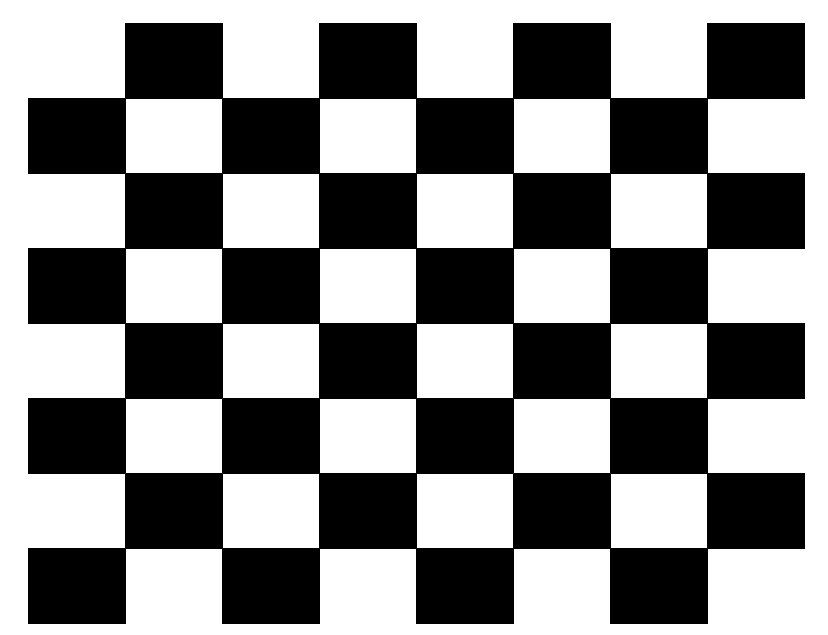
#> input picture Lab06/image/lab06_chess.jpg, 828 x 635 px
$ jupyter execute Lab06.ipynb   (shell and % lines are left out)   (older library calls are emulated)
#> lines starting #> are read from the running program, lines starting #| are printed output that depends on the picture
[cell 1]
from google.colab import drive
drive.mount('/content/drive')

[cell 2]
import os


os.chdir('/content/drive/MyDrive/PR202010770/Lab06')

# 06. 해리스 코너 검출

[cell 3]
import cv2
import numpy as np
import matplotlib.pyplot as plt
from google.colab.patches import cv2_imshow

# 이미지 로드
image = cv2.imread('image/lab06_chess.jpg', cv2.IMREAD_GRAYSCALE)
#> image is the input picture: shape (635, 828); min 0, max 255, mean 139.4

cv2_imshow(image)

# Custom 구현

[cell 4]
# Sobel 필터를 이용해 x축과 y축 방향의 그래디언트 계산
sobel_x = cv2.Sobel(image, cv2.CV_64F, 1, 0, ksize=3)
sobel_y = cv2.Sobel(image, cv2.CV_64F, 0, 1, ksize=3)

plt.imshow(sobel_x)
plt.colorbar()
plt.title('Sobel X')
plt.show()

plt.imshow(sobel_y)
plt.colorbar()
plt.title('Sobel Y')
plt.show()

[cell 5]
# 행렬의 요소 계산
Ixx = sobel_x ** 2
Iyy = sobel_y ** 2
Ixy = sobel_x * sobel_y
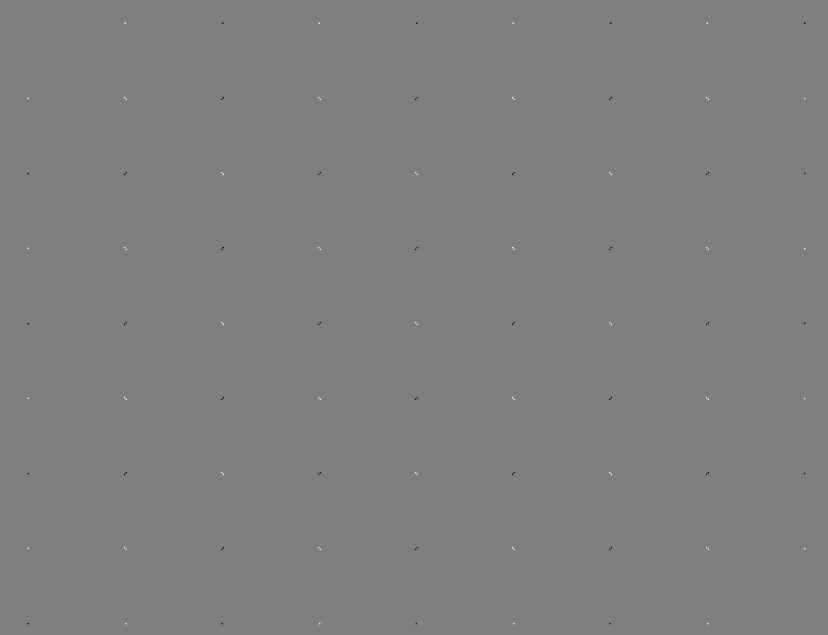
#> Ixy: shape (635, 828) float64; min -585225, max 585225, mean 7.7; drawn with min black and max white

plt.imshow(Ixx)
plt.title('Ixx')
plt.colorbar()
plt.show()

plt.imshow(Iyy)
plt.title('Iyy')
plt.colorbar()
plt.show()

plt.imshow(Ixy)
plt.title('Ixy')
plt.colorbar()
plt.show()

[cell 6]
# 가우시안 블러를 적용하여 각 요소들을 부드럽게 처리
Ixx = cv2.GaussianBlur(Ixx, (3, 3), sigmaX=1)
Iyy = cv2.GaussianBlur(Iyy, (3, 3), sigmaX=1)
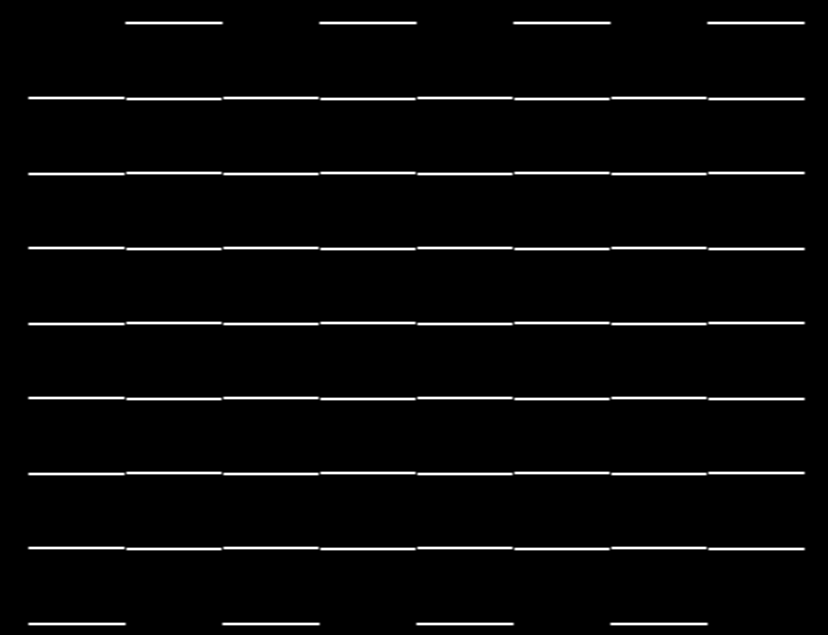
#> Iyy: shape (635, 828) float64; min 0, max 755259.7, mean 24231.4; drawn with min black and max white
Ixy = cv2.GaussianBlur(Ixy, (3, 3), sigmaX=1)

plt.imshow(Ixx)
plt.title('Ixx')
plt.colorbar()
plt.show()

plt.imshow(Iyy)
plt.title('Iyy')
plt.colorbar()
plt.show()

plt.imshow(Ixy)
plt.title('Ixy')
plt.colorbar()
plt.show()

[cell 7]
# 행렬의 행렬식과 대각합 계산
det_M = Ixx * Iyy - Ixy ** 2
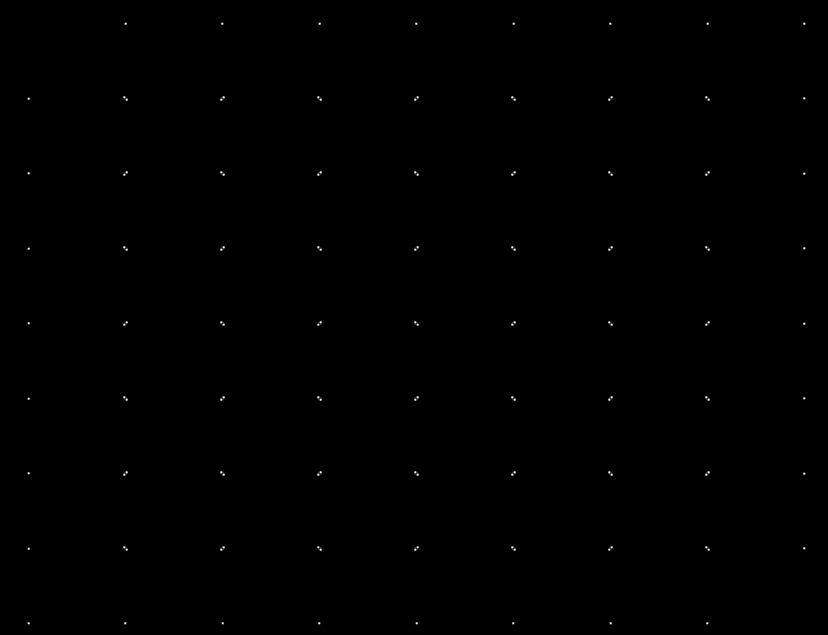
#> det_M: shape (635, 828) float64; min 0, max 1.4e+11, mean 140967106; drawn with min black and max white
trace_M = Ixx + Iyy
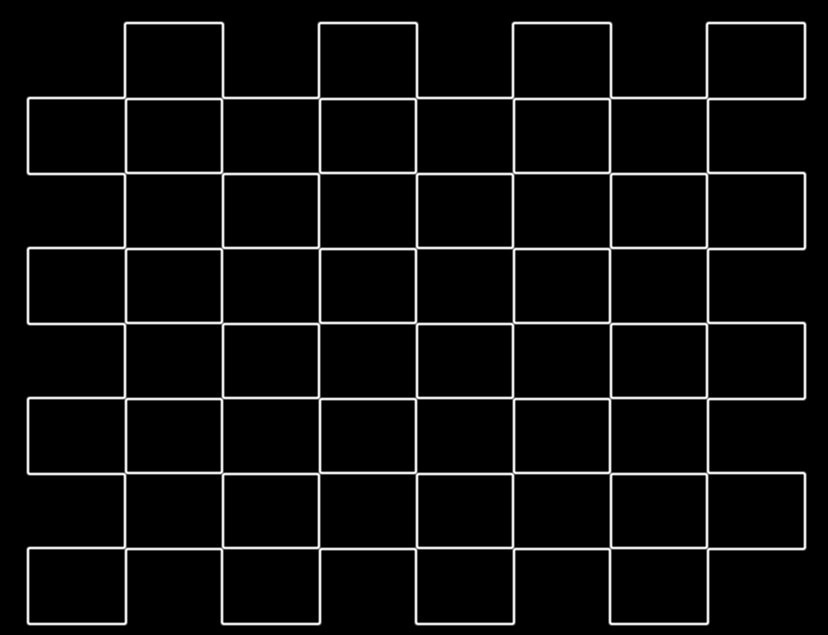
#> trace_M: shape (635, 828) float64; min 0, max 823792.3, mean 42890.6; drawn with min black and max white

plt.imshow(det_M)
plt.title('det_M')
plt.colorbar()
plt.show()
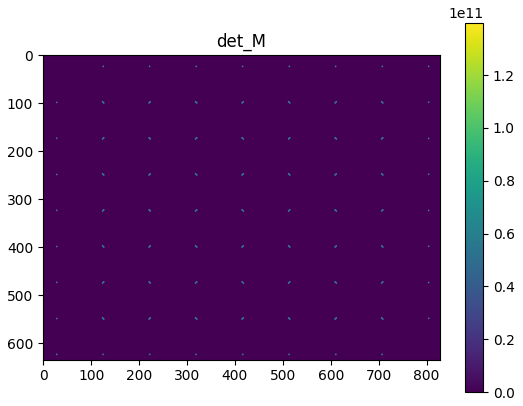
#> figure drawn by matplotlib, 2 panels

plt.imshow(trace_M)
plt.title('trace_M')
plt.colorbar()
plt.show()
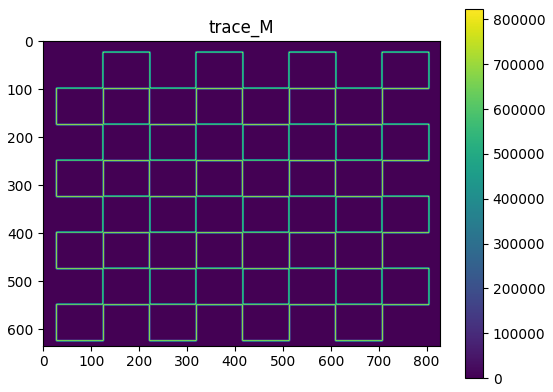
#> figure drawn by matplotlib, 2 panels

[cell 8]
# 해리스 응답 값 R 계산
k = 0.04
R = det_M - k * (trace_M ** 2)
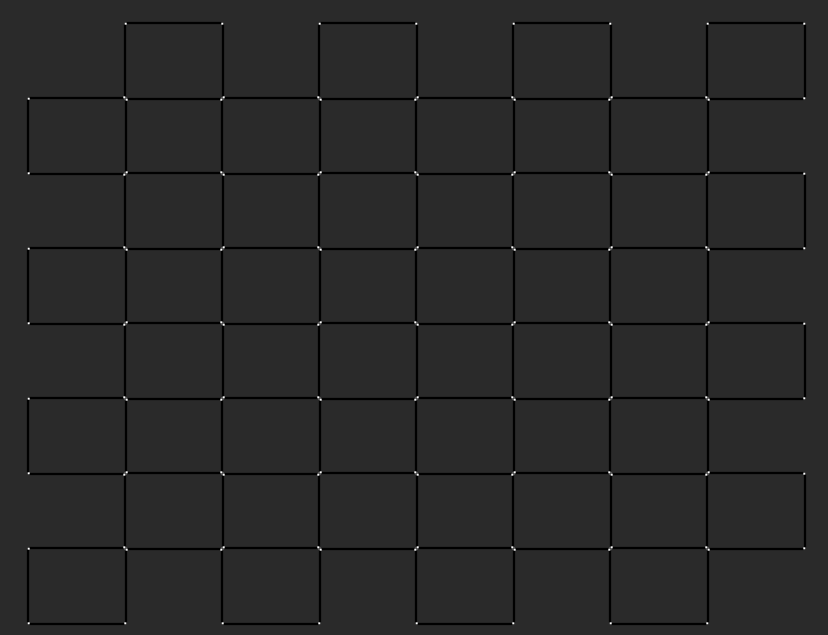
#> R: shape (635, 828) float64; min -2.28e+10, max 1.13e+11, mean -934816049.1; drawn with min black and max white

# 응답 값에 따라 코너 검출
threshold = 0.01 * R.max()
#> threshold = 1.13e+09
corners = np.zeros_like(R)
corners[R > threshold] = 255

# 코너는 빨간색, 엣지는 노란색으로 표시
corner_image = cv2.cvtColor(image, cv2.COLOR_GRAY2BGR)
corner_image[R > threshold] = [0, 0, 255]  # 코너: R 값이 임계값 이상
corner_image[R < 0] = [0, 255, 255]  # 엣지: R 값이 음수인 경우
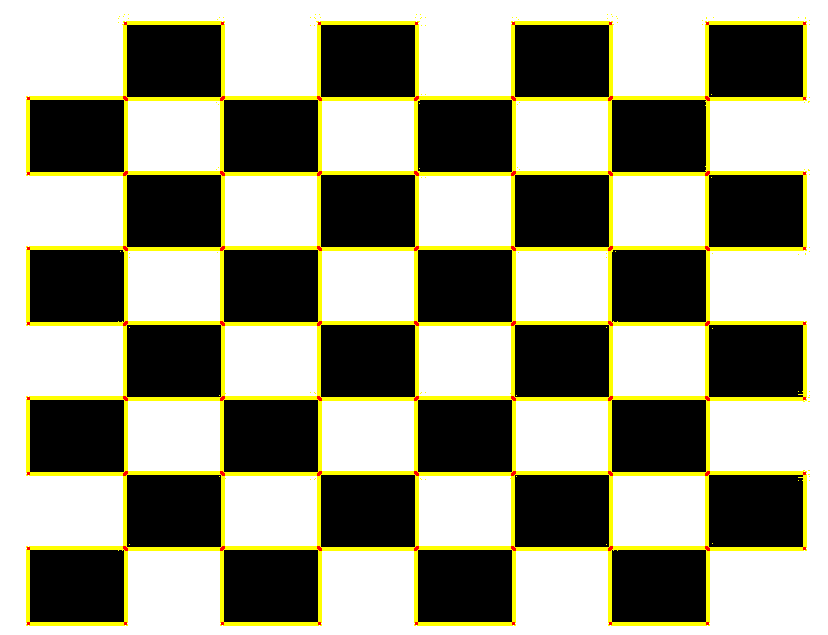
#> corner_image: shape (635, 828, 3); mean B, G, R 128.9, 149.4, 150

# 결과 출력
plt.imshow(cv2.cvtColor(corner_image, cv2.COLOR_BGR2RGB))
plt.title('Harris Corners')
plt.show()

# 내장함수 사용하기

[cell 9]
c_map = cv2.cornerHarris(src=image,     # 입력 이미지, grayscale and float32
                            blockSize=5,  # 코너 검출 시 고려할 이웃의 크기
                            ksize=3,      # Sobel 마스크의 크기
                            k=0.04)       # 경험적 상수(0.04~0.06)
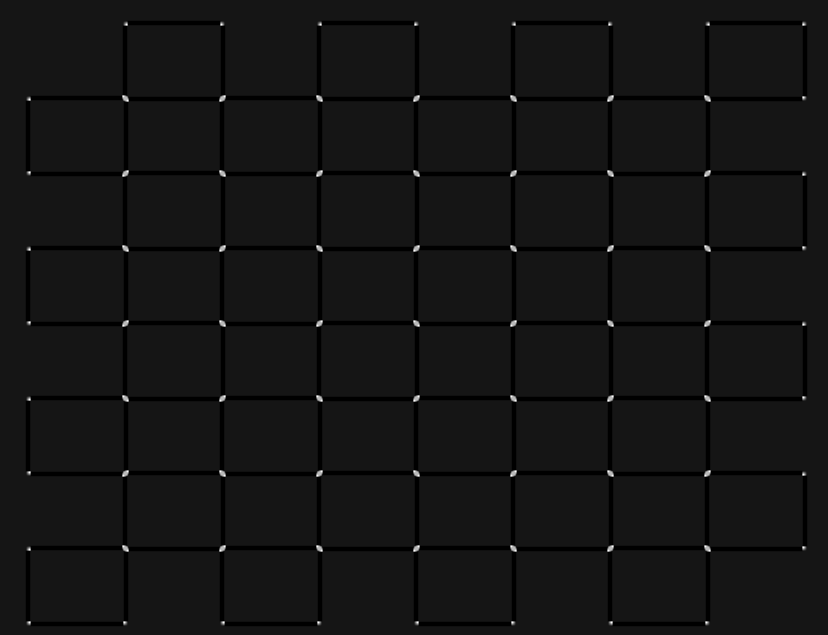
#> c_map: shape (635, 828) float32; min -0.0064, max 0.069, mean -0.000382; drawn with min black and max white

plt.pcolor(c_map)
plt.colorbar()
plt.show()
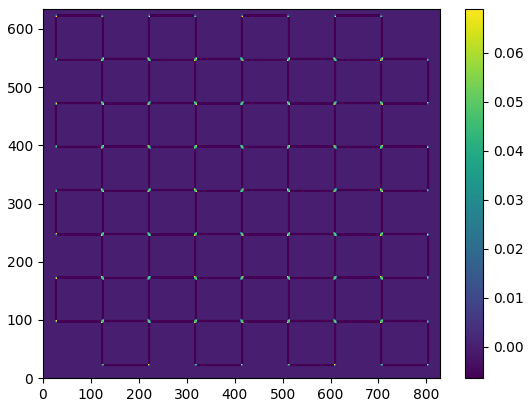
#> figure drawn by matplotlib, 2 panels
